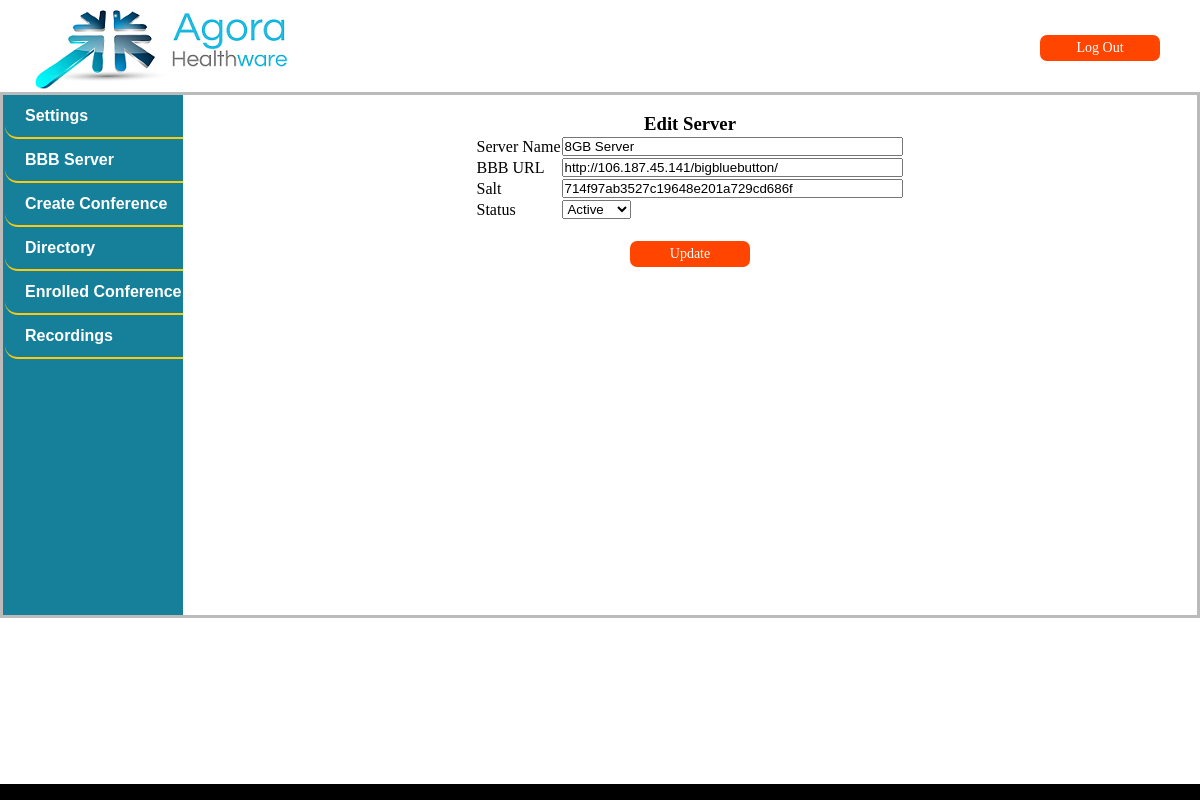
The page /editserver.php?id=12 (signed in) on the database as committed earlier.
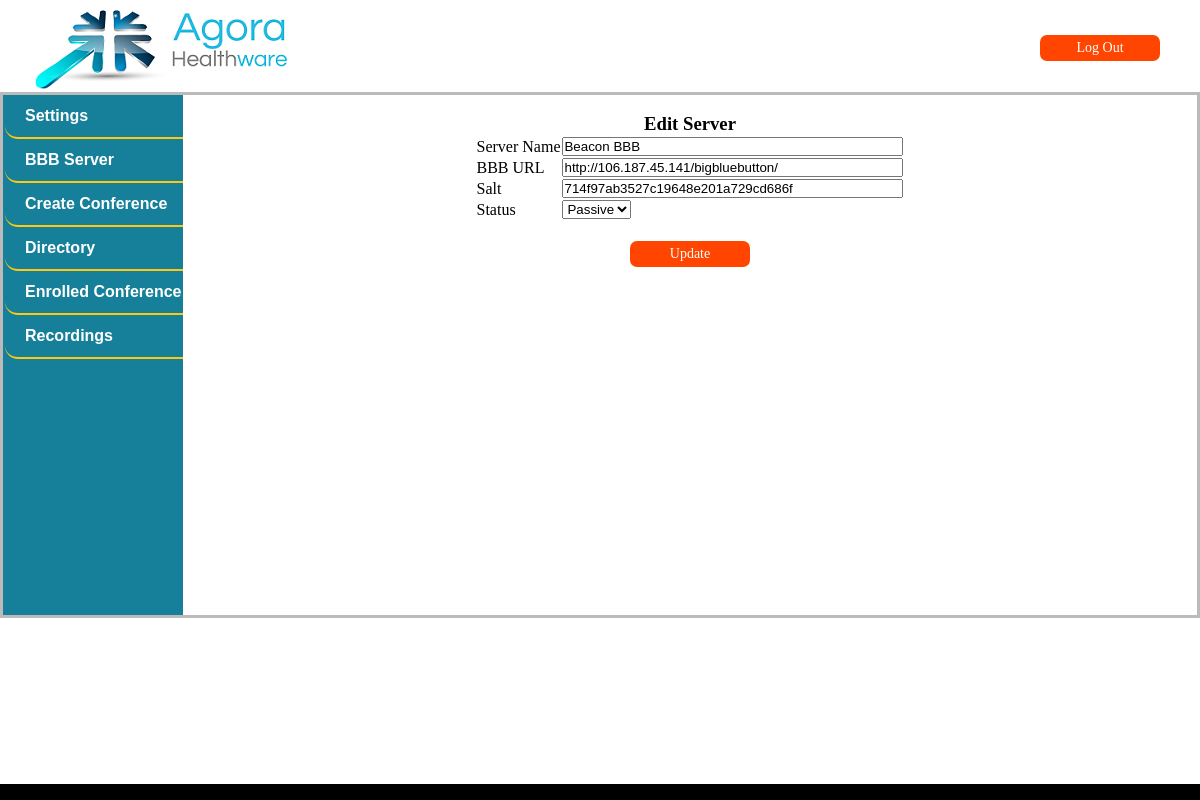
The same page on the database as committed later.
### tables this page shows
CREATE TABLE `servers` (
  `id` int(11) NOT NULL AUTO_INCREMENT,
  `name` varchar(255) DEFAULT NULL,
  `url` varchar(255) DEFAULT NULL,
  `salt` varchar(255) DEFAULT NULL,
  `version` varchar(255) DEFAULT NULL,
  `created_at` datetime DEFAULT NULL,
  `updated_at` datetime DEFAULT NULL,
  `param` varchar(255) DEFAULT NULL,
  `status` int(1) DEFAULT NULL,
  PRIMARY KEY (`id`)
);

### classes/DBAccess.php (called while the page is built, shortened)
<?php
    class DBAccess{
        public function getServer($id){
            $sql="select * from servers where id=".$id;
            $result=mysql_query($sql);
            $row=mysql_fetch_array($result);
            return($row);
        }
    }
?>

### editserver.php (the view, shortened to what this page needs)
<?php
    require_once('classes/DBAccess.php');
    $dbAccess = new DBAccess();
    $row=$dbAccess->getServer($_GET['id']);
?>
<!doctype html>
<html lang="en">
    <head>
        <link rel="stylesheet" type="text/css" href="css/Style.css"/>
        <link rel="stylesheet" href="http://code.jquery.com/ui/1.9.1/themes/base/jquery-ui.css" />
        <link rel="stylesheet" type="text/css" href="css/jquery.alerts.css" media="screen" />
        <link rel="stylesheet" type="text/css" href="css/rhd.css"/>
    </head>
    <body onLoad="changeHashOnLoad();" >
        <?php include_once 'assets/main/HeaderNew.php'; ?>
        <?php include_once 'assets/main/LeftSideNew.php'; ?>
        <div id="rightform">
            <br>
            <h3 style="text-align: center;">Edit Server</h3>
            <form method="post" action="" name="frm" onsubmit="return server();">
                <table align="center" class="rightform">
                    <tr><td>Server Name</td><td><input value="<?php echo $row['name']; ?>" type="text" name="server_name"  size="40" maxlength="250"></td></tr>
                    <tr><td>BBB URL</td><td><input value="<?php echo $row['url']; ?>" type="text" name="url" size="40" maxlength="250"></td></tr>
                    <tr><td>Salt</td><td><input value="<?php echo $row['salt']; ?>" type="text" name="salt"  size="40" maxlength="250"></td></tr>
                    <tr><td>Status</td><td>
                        <select name="status">
                            <option <?php if($row['status']==1) echo "selected='selected'"; ?> value="1">Active</option>
                            <option <?php if($row['status']==0) echo "selected='selected'"; ?>  value="0">Passive</option>
                        </select>
                     </td></tr>
                    <tr><td align="center" colspan="2">&nbsp;</td></tr>
                    <tr><td align="center" colspan="2"><input type="submit" name="submit" value="Update" class="Btn"></td></tr>
                </table>
            </form>
        </div>
        <?php include_once 'assets/main/FooterNew.php'; ?>
    </body>
    </html>

Rows that differ between the two databases and show on the page:
changed servers "http://106.187.45.141/bigbluebutton/": server_name "8GB Server" → "Beacon BBB"; status "Active" → "Passive"
